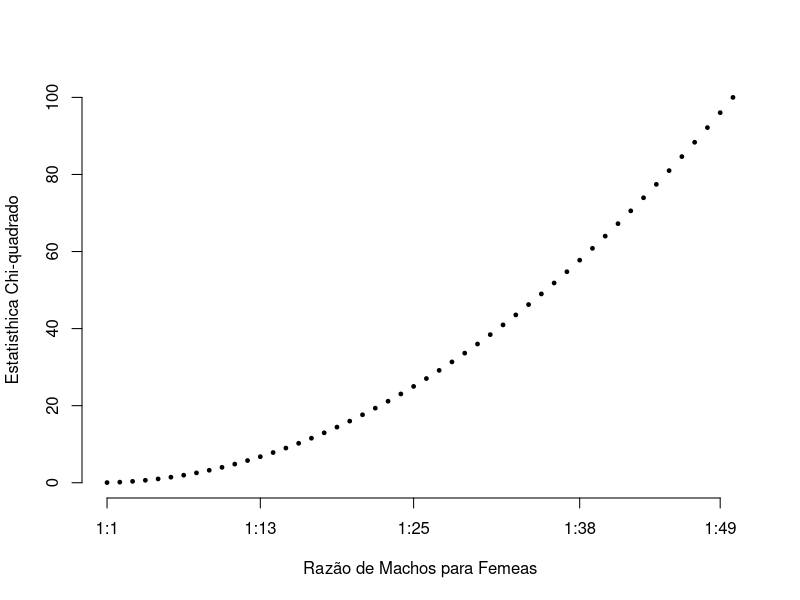
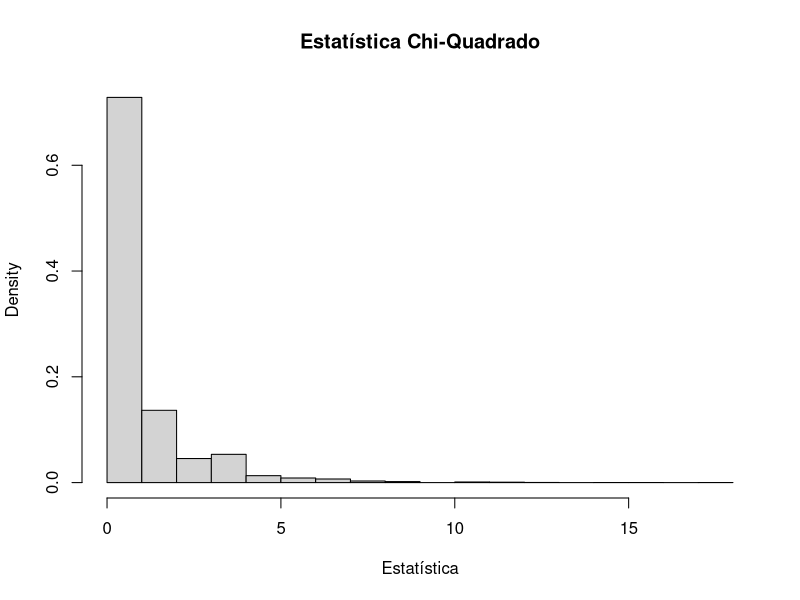
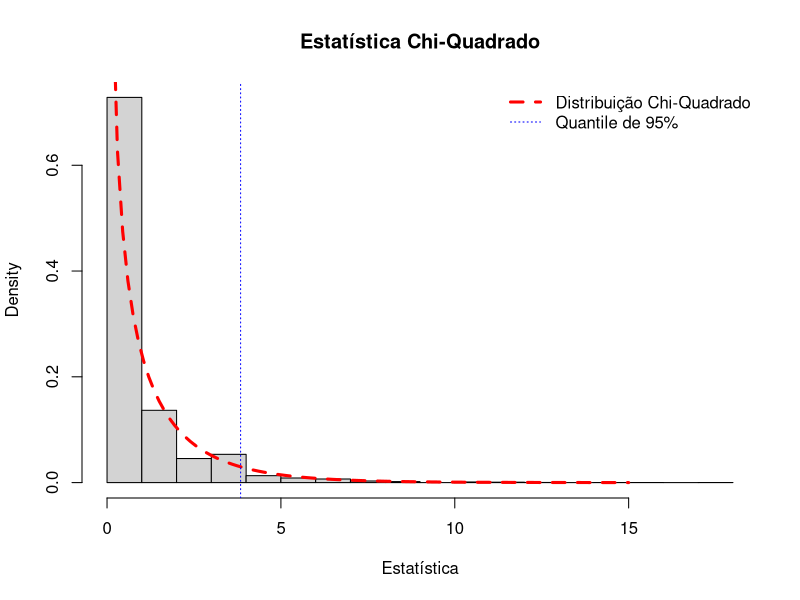

The R script that drew these images, in order:
set.seed(123)
chi2_moscas<-function(observado) {

    if(is.vector(observado) && length(observado)==2) {

        esperado<-rep(sum(observado)/2,2)
        estatistica<-((observado[1]-esperado[1])^2/esperado[1])+((observado[2]-esperado[2])^2/esperado[2])
        return(estatistica)

    } else {
        print("Entrada errada. Os dados devem ser entrados como vetor numericos de tamanho 2!")
    }

}


chi2_moscas(c(200))
chi2_moscas(c(221,475))
chi2_moscas(c(332,375))


dados<-vector()

for(i in 1:50) {
    dados[i]<-chi2_moscas(c(50-i,50+i))
}

#figura 1
plot(dados,frame=F,type="p",pch=19,cex=0.5,xaxt="n",ylab="Estatisthica Chi-quadrado",xlab="Razão de Machos para Femeas")
axis(1,at=c(1,13,25,38,49),label=c("1:1","1:13","1:25","1:38","1:49"))


sample(c("Macho","Femea"),100,replace=T)

estatistica<-vector()

for(i in 1:10000) {
    experimento<-sample(c("Macho","Femea"),100,replace=T)
    macho<-sum(experimento=="Macho")
    femea<-sum(experimento=="Femea")
    estatistica[i]<-chi2_moscas(c(macho,femea))
}

#figura 2
hist(estatistica,prob=T,main="Estatística Chi-Quadrado",xlab="Estatística")



#figura 3
hist(estatistica,prob=T,main="Estatística Chi-Quadrado",xlab="Estatística")
curve(dchisq(x,1),0,15,add=T,lwd=3,lty=2,col="red")
abline(v=qchisq(0.95,1),col="blue",lty=3)
legend("topright",lwd=c(3,1),col=c("red","blue"),lty=c(2,3),legend=c("Distribuição Chi-Quadrado","Quantile de 95%"),
       bty="n")


sum(estatistica<qchisq(0.95,1))/length(estatistica)


experimento1<-c(43,57)
chi2_moscas(experimento1)
sum(chi2_moscas(experimento1)<estatistica)/length(estatistica)
chisq.test(experimento1,p=c(0.5,0.5))


experimento2<-c(21,79)
chi2_moscas(experimento2)
sum(chi2_moscas(experimento2)<estatistica)/length(estatistica)
chisq.test(experimento2,p=c(0.5,0.5))

format(6.631e-09,scientific=F)

preditor<-rnorm(30)
resposta<-rnorm(30)

modelo1<-lm(resposta~preditor)
modelo2<-lm(resposta~1)

summary(modelo1)
summary(modelo2)

anova(modelo1,modelo2,test="Chisq")
